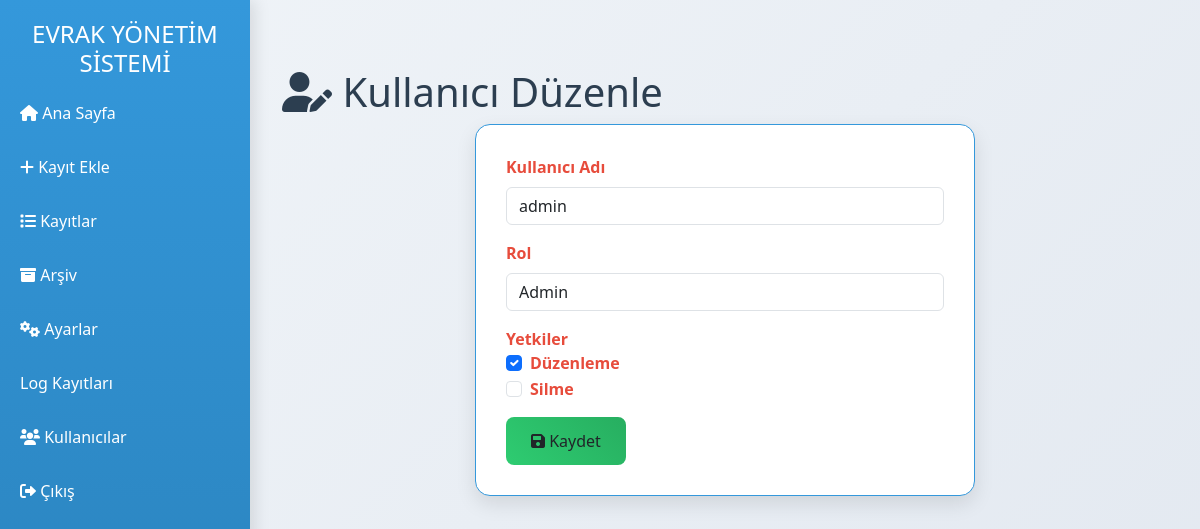
The page /admin/edit_user/1 (signed in) on the database its author committed.
### app.py (models this page shows, shortened)
class User(UserMixin, db.Model):
    id = db.Column(db.Integer, primary_key=True)
    username = db.Column(db.String(50), unique=True, nullable=False)
    password_hash = db.Column(db.String(128), nullable=False)
    role = db.Column(db.String(20), nullable=False)
    permissions = db.Column(db.JSON, default={"can_edit": True, "can_delete": False})
    last_active = db.Column(db.DateTime, default=datetime.utcnow)

### app.py (the view, shortened to what this page needs)
@app.route('/admin/edit_user/<int:user_id>', methods=['GET', 'POST'])
@login_required
def edit_user(user_id):
    if current_user.role != 'admin':
        flash('Bu sayfaya yalnızca adminler erişebilir!', 'danger')
        return redirect(url_for('home'))
    user = User.query.get_or_404(user_id)
    return render_template('edit_user.html', user=user)

### app.py (called while the page is built)
@login_manager.user_loader
def load_user(user_id):
    return User.query.get(int(user_id))

@app.before_request
def update_last_active():
    if current_user.is_authenticated:
        current_user.last_active = datetime.utcnow()
        db.session.commit()

### templates/edit_user.html (shortened to what this page needs)
{% extends "base.html" %}
{% block content %}
<div class="container mt-5">
    <h1><i class="fas fa-user-edit"></i> Kullanıcı Düzenle</h1>
    <div class="edit-user-form">
        <form method="POST">
            <div class="mb-3">
                <label for="username" class="form-label">Kullanıcı Adı</label>
                <input type="text" id="username" name="username" class="form-control" value="{{ user.username }}" required>
            </div>
            <div class="mb-3">
                <label for="role" class="form-label">Rol</label>
                <select id="role" name="role" class="form-control">
                    <option value="admin" {% if user.role == 'admin' %}selected{% endif %}>Admin</option>
                </select>
            </div>
            <div class="mb-3">
                <label>Yetkiler</label>
                <div class="form-check">
                    <input type="checkbox" id="can_edit" name="can_edit" class="form-check-input" {% if user.permissions['can_edit'] %}checked{% endif %}>
                    <label for="can_edit" class="form-check-label">Düzenleme</label>
                </div>
                <div class="form-check">
                    <input type="checkbox" id="can_delete" name="can_delete" class="form-check-input" {% if user.permissions['can_delete'] %}checked{% endif %}>
                    <label for="can_delete" class="form-check-label">Silme</label>
                </div>
            </div>
            <button type="submit" class="btn btn-save"><i class="fas fa-save"></i> Kaydet</button>
        </form>
    </div>
</div>
{% endblock %}

### static/css/style.css (style rules this page uses)
:root { --primary-blue: #3498db; --secondary-blue: #2980b9; --primary-red: #e74c3c; --secondary-red: #c0392b; --primary-green: #2ecc71; --secondary-green: #27ae60; --primary-orange: #e67e22; --secondary-orange: #d35400; }
body.light { background: linear-gradient(135deg, #f0f4f8, #e2e8f0); color: #2c3e50; }

### templates/edit_user.html (style rules this page uses)
.edit-user-form { background: #ffffff; border: 1px solid #3498db; border-radius: 15px; box-shadow: 0 8px 20px rgba(0, 0, 0, 0.1); padding: 30px; max-width: 500px; margin: 0 auto; transition: transform 0.3s ease; }
.edit-user-form label { color: #e74c3c; font-weight: bold; }
.edit-user-form .btn-save { background: linear-gradient(45deg, #2ecc71, #27ae60); border: none; padding: 12px 25px; border-radius: 8px; transition: all 0.3s ease; }
.form-check-label { color: #2c3e50; }

### rows shown on the page
User: username "admin", role "Admin", permissions "☑"
